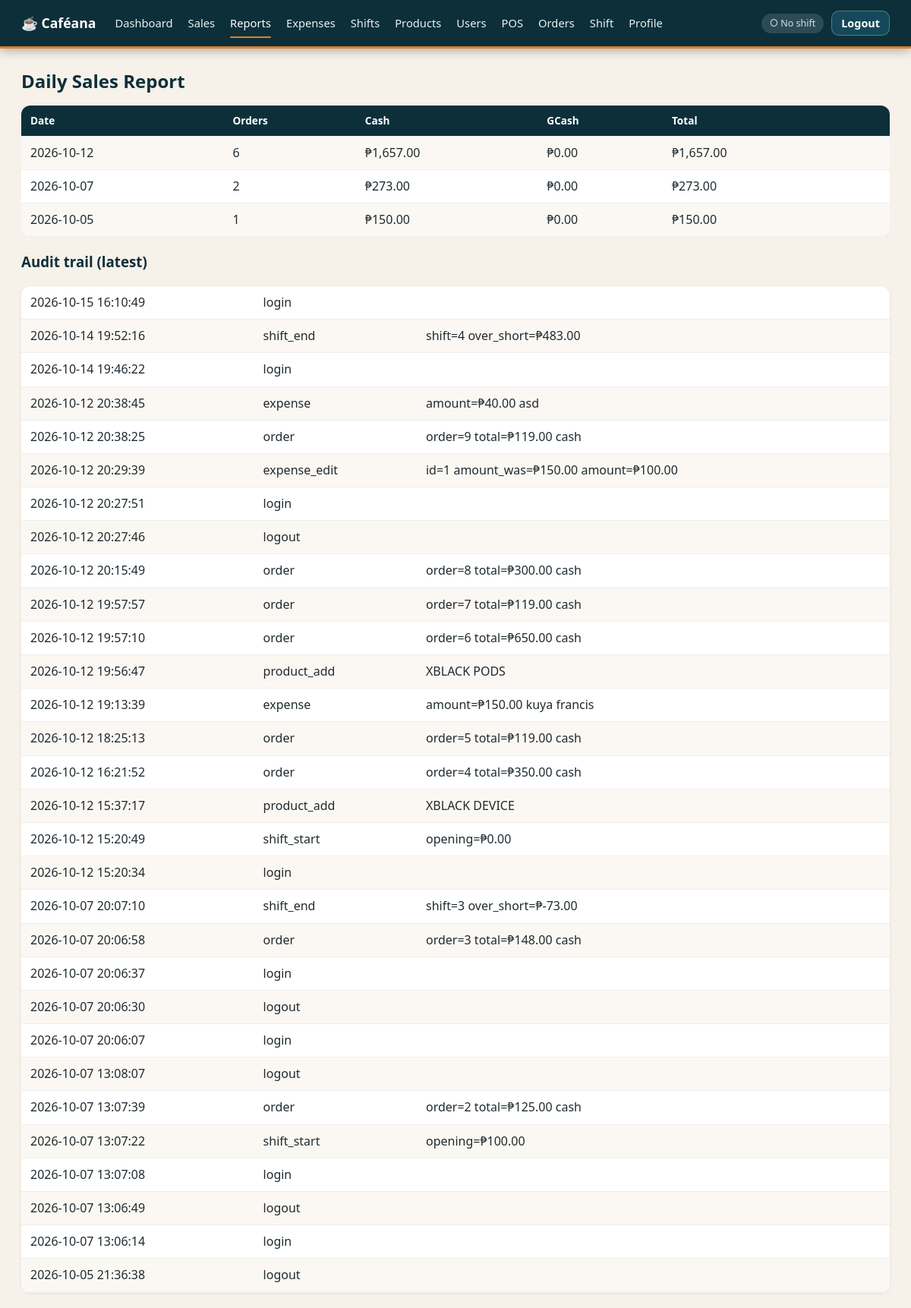
The page /admin/reports (signed in) on the database as committed earlier.
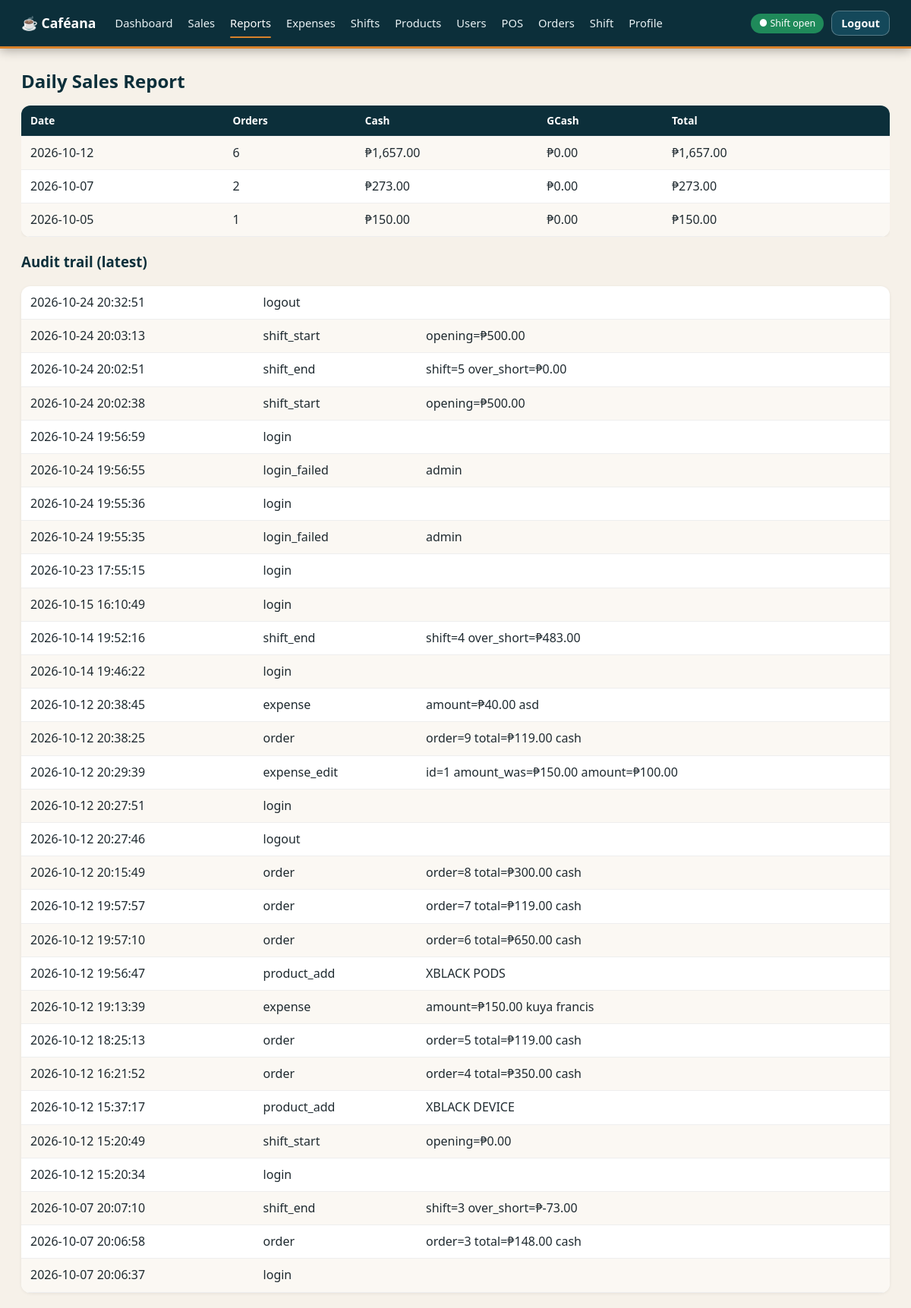
The same page on the database as committed later.
### tables this page shows
CREATE TABLE audit_logs(id INTEGER PRIMARY KEY,user_id INTEGER REFERENCES users(id),action TEXT NOT NULL,detail TEXT,created_at TEXT NOT NULL DEFAULT(datetime('now','localtime')));

### app.py (the view)
@app.route("/admin/reports")
@admin_required
def reports():
    rows = [[r["d"], r["n"], peso(r["cash"]), peso(r["gc"]), peso(r["t"])] for r in q("SELECT date(o.created_at) d,COUNT(DISTINCT o.id) n,SUM(CASE WHEN p.method='cash' THEN p.amount ELSE 0 END) cash,SUM(CASE WHEN p.method='gcash' THEN p.amount ELSE 0 END) gc,SUM(p.amount) t FROM orders o JOIN payments p ON p.order_id=o.id GROUP BY d ORDER BY d DESC LIMIT 90")]
    audit = [[a["created_at"], a["action"], pretty(a["detail"])] for a in q("SELECT * FROM audit_logs ORDER BY id DESC LIMIT 30")]
    return render_template("table.html", title="Daily Sales Report", headers=["Date", "Orders", "Cash", "GCash", "Total"], rows=rows, audit=audit)

### app.py (called while the page is built)
def db():
    if "db" not in g:
        g.db = sqlite3.connect(DB); g.db.row_factory = sqlite3.Row
        g.db.execute("PRAGMA foreign_keys=ON"); g.db.execute("PRAGMA busy_timeout=5000")
    return g.db

@app.teardown_appcontext
def _close(e):
    d = g.pop("db", None)
    if d: d.close()

def q(sql, a=()): return db().execute(sql, a).fetchall()

def q1(sql, a=()): return db().execute(sql, a).fetchone()

@app.template_filter("peso")
def peso(c): return "₱{:,.2f}".format((c or 0) / 100)

def pretty(t):  # show cents in the audit trail as pesos, e.g. 11900 -> ₱119.00
    return re.sub(r"\b((?:total|amount|opening|over_short|discount)(?:_was)?)=(-?\d+)", lambda m: f"{m[1]}=₱{int(m[2]) / 100:,.2f}", t or "")

@app.before_request
def load():
    g.user = None
    if session.get("uid"):
        g.user = q1("SELECT * FROM users WHERE id=? AND status='active'", (session["uid"],))
        if not g.user: session.clear()
    if request.method == "POST":
        t = request.form.get("csrf") or request.headers.get("X-CSRF") or ""
        if not secrets.compare_digest(t, session.get("csrf", "")): abort(400)

### templates/table.html (shortened to what this page needs)
{% extends "base.html" %}{% block body %}
<h2>{{ title }}</h2>
 {% if headers %}
<div style="overflow-x: auto">
  <table>
    <tr>
      {% for h in headers %}
      <th>{{ h }}</th>
      {% endfor %}
      <th></th>
    </tr>
    {% for r in rows %}
    <tr>
      {% for c in r[:headers|length] %}
      <td>{{ c }}</td>
      {% endfor %}
      <td>
      </td>
    </tr>
    {% else %}
    <tr>
      <td colspan="9">No records.</td>
    </tr>
    {% endfor %}
  </table>
</div>
{% endif %} {% if audit %}
<h3>Audit trail (latest)</h3>
<table>
  {% for a in audit %}
  <tr>
    <td>{{ a[0] }}</td>
    <td>{{ a[1] }}</td>
    <td>{{ a[2] }}</td>
  </tr>
  {% endfor %}
</table>
{% endif %}{% endblock %}

Rows that differ between the two databases and show on the page:
no longer on this page (row unchanged): audit_logs: created_at "2026-10-07 20:06:30", action "logout"
no longer on this page (row unchanged): audit_logs: created_at "2026-10-07 20:06:07", action "login"
no longer on this page (row unchanged): audit_logs: created_at "2026-10-07 13:08:07", action "logout"
no longer on this page (row unchanged): audit_logs: created_at "2026-10-07 13:07:39", action "order", action "order=2 total=₱125.00 cash"
no longer on this page (row unchanged): audit_logs: created_at "2026-10-07 13:07:22", action "shift_start", a "opening=₱100.00"
no longer on this page (row unchanged): audit_logs: created_at "2026-10-07 13:07:08", action "login"
no longer on this page (row unchanged): audit_logs: created_at "2026-10-07 13:06:49", action "logout"
no longer on this page (row unchanged): audit_logs: created_at "2026-10-07 13:06:14", action "login"
no longer on this page (row unchanged): audit_logs: created_at "2026-10-05 21:36:38", action "logout"
added audit_logs: created_at "2026-10-24 20:32:51", action "logout"
added audit_logs: created_at "2026-10-24 20:03:13", action "shift_start", a "opening=₱500.00"
added audit_logs: created_at "2026-10-24 20:02:51", action "shift_end", a "shift=5 over_short=₱0.00"
added audit_logs: created_at "2026-10-24 20:02:38", action "shift_start", a "opening=₱500.00"
added audit_logs: created_at "2026-10-24 19:56:59", action "login"
added audit_logs: created_at "2026-10-24 19:56:55", action "login_failed", detail "admin"
added audit_logs: created_at "2026-10-24 19:55:36", action "login"
added audit_logs: created_at "2026-10-24 19:55:35", action "login_failed", detail "admin"
added audit_logs: created_at "2026-10-23 17:55:15", action "login"
Other text that changed with them:
{{ '● Shift open' if my_shift else '○ No shift' }}: "○ No shift" → "● Shift open"
